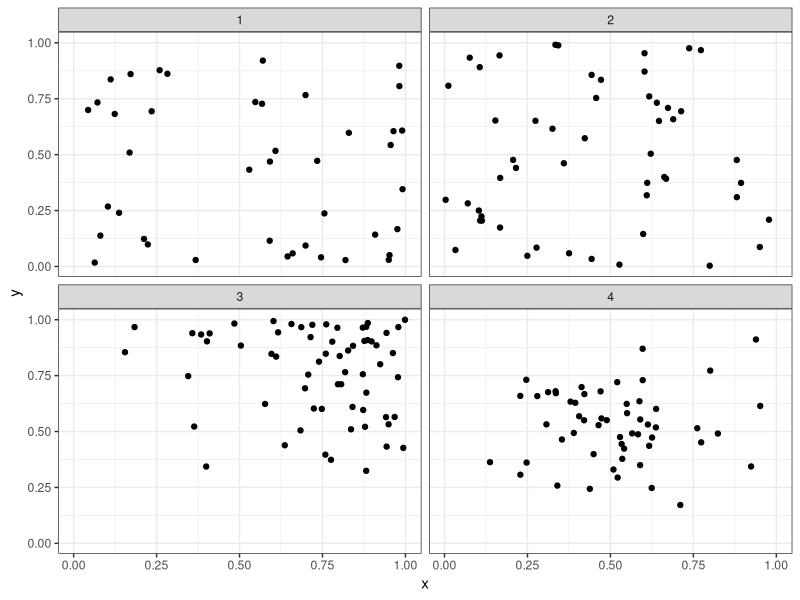

Source code (R):
## ---- chunk 1
knitr::opts_chunk$set(echo = FALSE)
knitr::opts_chunk$set(warning = FALSE)
knitr::opts_chunk$set(message = FALSE)
knitr::opts_chunk$set(fig.align= 'center')
knitr::opts_chunk$set(fig.height= 3)
knitr::opts_chunk$set(fig.width = 5)
library(tidyverse)
library(gridExtra)
library(ggplot2)
set.seed(04082019)
## ---- chunk 2
n <- rpois(4, 50)
x <- c(rbeta(n[1], 1, 1), rbeta(n[2], 1, 1), 
       rbeta(n[3], 3, 1),rbeta(n[4], 3, 3))
y <- c(rbeta(n[1], 1, 1), rbeta(n[2], 1, 1), 
       rbeta(n[3], 3, 1),rbeta(n[4], 3, 3))
## ---- chunk 3
data.frame(group = c(rep(1, n[1]), rep(2, n[2]), rep(3, n[3]), rep(4, n[4])), x = x, y = y) %>% ggplot(aes(x=x, y=y)) + geom_point() + facet_wrap(~group) + theme_bw()
